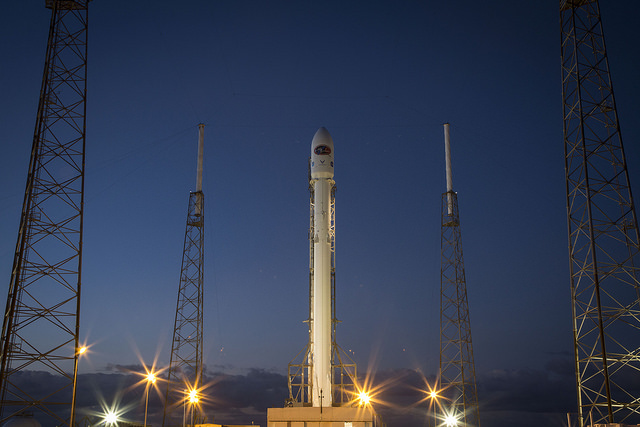
#> input picture samples/src/rocket.jpg, 640 x 427 px; its folder holds only this picture in this run
$ python -i analyze.py   (imports and definitions only)   (older library calls are emulated)
#> lines starting #> are read from the running program, lines starting #| are printed output that depends on the picture; after the words box and inside, x2 and y2 are one past the last pixel; in counts of white or black regions, pixels touching at a corner belong together
### backend/app/config.py
"""Paths and global settings for Al Basmah AI Media Studio."""
import os
from pathlib import Path

ROOT = Path(__file__).resolve().parents[2]
DATA_DIR = Path(os.environ.get("STUDIO_DATA_DIR", ROOT / "data")).resolve()
ORIGINALS = DATA_DIR / "originals"   # uploaded files, never modified (read-only)
META = DATA_DIR / "meta"             # one JSON per uploaded file
THUMBS = DATA_DIR / "thumbs"
OUTPUTS = DATA_DIR / "outputs"       # one folder per job
WORK = DATA_DIR / "work"             # temporary intermediates
JOBS = DATA_DIR / "jobs"
SETTINGS_FILE = DATA_DIR / "settings.json"
FRONTEND = ROOT / "frontend"
FONTS = ROOT / "assets" / "fonts"
FONT_BOLD = str(FONTS / "Cairo-700.ttf")
FONT_REGULAR = str(FONTS / "Cairo-400.ttf")

FFMPEG = os.environ.get("FFMPEG", "ffmpeg")
FFPROBE = os.environ.get("FFPROBE", "ffprobe")
MAX_WORKERS = int(os.environ.get("STUDIO_WORKERS", "2"))
PASSWORD = os.environ.get("STUDIO_PASSWORD", "")  # optional basic-auth password

GOLD = (212, 175, 55)
BLACK = (10, 10, 10)

IMAGE_EXT = {".jpg", ".jpeg", ".png", ".webp", ".tif", ".tiff", ".bmp", ".heic", ".heif"}
VIDEO_EXT = {".mp4", ".mov", ".m4v", ".avi", ".mkv", ".webm", ".3gp"}
AUDIO_EXT = {".mp3", ".wav", ".m4a", ".aac", ".ogg", ".flac"}

for d in (ORIGINALS, META, THUMBS, OUTPUTS, WORK, JOBS):
    d.mkdir(parents=True, exist_ok=True)

### backend/app/imageio.py
"""Image loading helpers (EXIF orientation, HEIC, float conversion)."""
import numpy as np
from PIL import Image, ImageOps

try:
    import pillow_heif
    pillow_heif.register_heif_opener()
#> (this line was passed over: pillow_heif is not available in this run)
except Exception:  # pragma: no cover
    pass

Image.MAX_IMAGE_PIXELS = 200_000_000


def load_image(path: str) -> Image.Image:
    im = Image.open(path)
    im = ImageOps.exif_transpose(im)
    if im.mode not in ("RGB", "RGBA"):
        im = im.convert("RGBA" if "A" in im.getbands() else "RGB")
    return im


# [6 lines left out: function to_float, not called in this run]


def to_pil(a: np.ndarray) -> Image.Image:
    return Image.fromarray((np.clip(a, 0, 1) * 255.0 + 0.5).astype(np.uint8), "RGB")

### backend/app/photo.py
"""Photo engine: tone/colour, geometry (straighten + vertical perspective), object removal
(OpenCV inpainting on a user-drawn mask), framing for social formats, logo/watermark and
the real-estate info card. Originals are only read, never written."""
import base64
import io
import math

import cv2
import numpy as np
from PIL import Image, ImageDraw, ImageFilter

from . import config
from .imageio import load_image, to_float, to_pil
from .overlay import font, render_property_card
from .styles import PHOTO_DEFAULTS

# ---------------------------------------------------------------- helpers

def luminance(a: np.ndarray) -> np.ndarray:
    return a[..., 0] * 0.2126 + a[..., 1] * 0.7152 + a[..., 2] * 0.0722


def smoothstep(e0, e1, x):
    t = np.clip((x - e0) / (e1 - e0), 0, 1)
    return t * t * (3 - 2 * t)


# [8 lines left out: function fast_blur, not called in this run]


# ---------------------------------------------------------------- geometry

def detect_verticals(rgb: np.ndarray):
    """Returns (lines, w, h) where each line = (x_mid, lean, length). lean = dx/dy (top minus bottom)."""
    h, w = rgb.shape[:2]
    scale = min(1.0, 1200.0 / max(h, w))
    small = cv2.resize(rgb, (int(w * scale), int(h * scale)), interpolation=cv2.INTER_AREA)
    gray = cv2.cvtColor((small * 255).astype(np.uint8) if small.dtype != np.uint8 else small, cv2.COLOR_RGB2GRAY)
    gray = cv2.GaussianBlur(gray, (3, 3), 0)
    edges = cv2.Canny(gray, 50, 150)
    sh, sw = gray.shape
    lines = cv2.HoughLinesP(edges, 1, np.pi / 360, threshold=40, minLineLength=sh // 16, maxLineGap=6)
    out = []
    if lines is None:
        return out, sw, sh
    for x1, y1, x2, y2 in np.asarray(lines).reshape(-1, 4).astype(float):
        if y1 > y2:  # make (x1,y1) the top point
            x1, y1, x2, y2 = x2, y2, x1, y1
        dy = y2 - y1
        if dy < 5:
            continue
        lean = (x1 - x2) / dy
        if abs(lean) > 0.25:
            continue
        out.append(((x1 + x2) / 2.0, lean, math.hypot(x2 - x1, dy)))
    return out, sw, sh


def auto_geometry(rgb: np.ndarray) -> dict:
    """Fits lean(x) = a*(x-cx)/w + b over near-vertical lines.
    b -> rotation, a -> converging verticals (keystone)."""
    lines, w, h = detect_verticals(rgb)
    res = {"rotate": 0.0, "perspective_v": 0.0, "lines": len(lines), "confident": False}
    if len(lines) < 6:
        return res
    L = np.array(lines, dtype=np.float64)
    X = np.stack([(L[:, 0] - w / 2) / w, np.ones(len(L))], 1)
    y, wt = L[:, 1], L[:, 2]
    keep = np.ones(len(L), bool)
    coef = np.zeros(2)
    for _ in range(4):
        if keep.sum() < 6:
            return res
        W = np.sqrt(wt[keep])
        coef, *_ = np.linalg.lstsq(X[keep] * W[:, None], y[keep] * W, rcond=None)
        r = np.abs(y - X @ coef)
        mad = np.median(r[keep]) + 1e-4
        keep = r < max(3 * mad, 0.01)
    a, b = coef
    rot = math.degrees(math.atan(b))
    pv_raw = -a * h / (2 * w)
    pv = float(np.clip(pv_raw, -0.2, 0.2))
    kept_frac = float(wt[keep].sum() / wt.sum())
    rms = float(np.sqrt(np.average((y[keep] - X[keep] @ coef) ** 2, weights=wt[keep])))
    # Only trust the fit when most line length agrees with one model (architecture);
    # photos of objects/people produce scattered lines and are left untouched.
    confident = bool(keep.sum() >= 8 and kept_frac >= 0.5 and rms < 0.02 and abs(rot) < 7.5 and abs(pv_raw) < 0.2)
    res.update(rotate=round(rot, 2) if abs(rot) >= 0.3 else 0.0,
               perspective_v=round(pv, 3) if abs(pv) >= 0.01 else 0.0,
               lines=int(keep.sum()), kept_fraction=round(kept_frac, 2), rms=round(rms, 4),
               confident=confident)
    return res


# [50 lines left out: functions rotated_rect_max, apply_geometry, decode_mask, not called in this run]


def inpaint(rgb8: np.ndarray, mask: np.ndarray) -> np.ndarray:
    radius = max(3, int(min(rgb8.shape[:2]) * 0.006))
    return cv2.inpaint(rgb8, mask, radius, cv2.INPAINT_TELEA)


# ---------------------------------------------------------------- tone & colour

# [90 lines left out: functions denoise8, apply_tone, sharpen, not called in this run]


# ---------------------------------------------------------------- framing / branding

FORMATS = {
    "original": None,
    "instagram_post": (1080, 1350),
    "square": (1080, 1080),
    "story": (1080, 1920),
    "landscape": (1920, 1080),
    "landscape_4k": (3840, 2160),
    "web": 2048,          # long edge
    "whatsapp": 1600,     # long edge, lighter JPEG
}


# [101 lines left out: functions frame_image, place_logo, text_watermark, process, not called in this run]

### backend/app/styles.py
"""Style presets for photos and videos. Every preset only applies global tone/colour
adjustments: nothing here adds, removes or reshapes objects in the property."""

STYLES = ["natural", "real_estate", "luxury", "cinematic", "night"]

PHOTO_DEFAULTS = {
    "exposure": 0.0, "contrast": 0.0, "highlights": 0.0, "shadows": 0.0,
    "saturation": 0.0, "vibrance": 0.0, "warmth": 0.0, "tint": 0.0,
    "clarity": 0.0, "sharpen": 0.0, "denoise": 0.0, "vignette": 0.0,
    "teal_orange": 0.0, "golden": 0.0,
    "auto_wb": False, "auto_levels": False,
    "rotate": 0.0, "perspective_v": 0.0,
}

PHOTO_STYLES = {
    "natural": {"auto_wb": True, "auto_levels": True, "contrast": 0.05, "vibrance": 0.12,
                "clarity": 0.1, "sharpen": 0.25},
    "real_estate": {"auto_wb": True, "auto_levels": True, "exposure": 0.1, "shadows": 0.35,
                    "highlights": -0.4, "contrast": 0.08, "vibrance": 0.18, "saturation": 0.03,
                    "clarity": 0.15, "sharpen": 0.25},
    "luxury": {"auto_levels": True, "shadows": 0.2, "highlights": -0.3, "contrast": 0.18,
               "saturation": -0.05, "warmth": 0.2, "golden": 0.5, "clarity": 0.2,
               "sharpen": 0.3, "vignette": 0.3},
    "cinematic": {"auto_levels": True, "contrast": 0.22, "saturation": -0.12, "teal_orange": 0.6,
                  "highlights": -0.3, "shadows": 0.1, "clarity": 0.15, "sharpen": 0.2,
                  "vignette": 0.4},
    "night": {"auto_wb": True, "exposure": 0.35, "shadows": 0.5, "highlights": -0.4,
              "denoise": 0.6, "vibrance": 0.15, "contrast": 0.06, "clarity": 0.1, "sharpen": 0.15},
}

VIDEO_DEFAULTS = {
    "brightness": 0.0, "contrast": 1.0, "saturation": 1.0, "gamma": 1.0,
    "warmth": 0.0, "teal_orange": 0.0, "vignette": 0.0, "sharpen": 0.0,
    "denoise": 0.0, "letterbox": False,
}

VIDEO_STYLES = {
    "natural": {"contrast": 1.04, "saturation": 1.06, "sharpen": 0.2},
    "real_estate": {"brightness": 0.02, "contrast": 1.07, "saturation": 1.15, "gamma": 1.06,
                    "sharpen": 0.35},
    "luxury": {"contrast": 1.12, "saturation": 1.02, "warmth": 0.5, "vignette": 0.4, "sharpen": 0.3},
    "cinematic": {"contrast": 1.15, "saturation": 0.92, "teal_orange": 0.7, "vignette": 0.5,
                  "letterbox": True, "sharpen": 0.2},
    "night": {"brightness": 0.05, "gamma": 1.3, "contrast": 1.05, "saturation": 1.1,
              "denoise": 0.6, "sharpen": 0.15},
}


def photo_style(name: str) -> dict:
    p = dict(PHOTO_DEFAULTS)
    p.update(PHOTO_STYLES.get(name, {}))
    return p


# [4 lines left out: function video_style, not called in this run]

### backend/app/analyze.py
"""AI Auto Editor: measures each file (exposure, contrast, colour cast, noise, sharpness,
tilt, camera shake) and derives a style + editable settings from the measurements."""
import math
import subprocess
import tempfile
from pathlib import Path

import cv2
import numpy as np
from PIL import Image

from . import config
from .imageio import load_image
from .photo import auto_geometry, luminance
from .styles import photo_style, video_style


def noise_sigma(gray8: np.ndarray) -> float:
    """Immerkaer fast noise variance estimate (0..255 scale)."""
    h, w = gray8.shape
    M = np.array([[1, -2, 1], [-2, 4, -2], [1, -2, 1]], np.float32)
    conv = cv2.filter2D(gray8.astype(np.float32), -1, M)
    return float(np.sum(np.abs(conv[1:-1, 1:-1])) * math.sqrt(math.pi / 2) / (6 * (w - 2) * (h - 2)))


def image_stats(rgb8: np.ndarray, full_res_crop: np.ndarray | None = None) -> dict:
    h, w = rgb8.shape[:2]
    s = min(1.0, 1024 / max(h, w))
    small = cv2.resize(rgb8, (int(w * s), int(h * s)), interpolation=cv2.INTER_AREA)
    a = small.astype(np.float32) / 255
    L = luminance(a)
    lab = cv2.cvtColor(a, cv2.COLOR_RGB2Lab)
    chroma = np.sqrt(lab[..., 1] ** 2 + lab[..., 2] ** 2)
    mid = (lab[..., 0] > 15) & (lab[..., 0] < 92) & (chroma < 25)   # near-neutral pixels
    hsv = cv2.cvtColor(small, cv2.COLOR_RGB2HSV)
    gray_full = cv2.cvtColor(full_res_crop if full_res_crop is not None else small, cv2.COLOR_RGB2GRAY)
    return {
        "brightness": round(float(L.mean()), 3),
        "median": round(float(np.median(L)), 3),
        "p2": round(float(np.percentile(L, 2)), 3),
        "p98": round(float(np.percentile(L, 98)), 3),
        "contrast": round(float(L.std()), 3),
        "clipped_highlights": round(float((L > 0.98).mean() * 100), 2),
        "clipped_shadows": round(float((L < 0.02).mean() * 100), 2),
        "saturation": round(float(hsv[..., 1].mean() / 255), 3),
        "cast_a": round(float(lab[..., 1][mid].mean()) if mid.any() else 0.0, 2),
        "cast_b": round(float(lab[..., 2][mid].mean()) if mid.any() else 0.0, 2),
        "noise": round(noise_sigma(gray_full), 2),
        "sharpness": round(float(cv2.Laplacian(cv2.cvtColor(small, cv2.COLOR_RGB2GRAY), cv2.CV_64F).var()), 1),
    }


def choose_style(st: dict) -> tuple[str, list]:
    reasons = []
    if st["median"] < 0.2 or st["brightness"] < 0.2:
        reasons.append({"ar": "الصورة داكنة جدًا (تصوير ليلي أو إضاءة ضعيفة)", "en": "Very dark image (night / low light)"})
        return "night", reasons
    reasons.append({"ar": "إضاءة كافية: نمط العقارات يعطي صورة واضحة ومشرقة بألوان حقيقية",
                    "en": "Adequate light: Real Estate style gives a bright, true-to-life result"})
    return "real_estate", reasons


def adapt_photo(style: str, st: dict, geo: dict | None) -> tuple[dict, list]:
    p = photo_style(style)
    notes = []
    target = 0.42
    ev = math.log2(target / max(st["median"], 0.02)) * 0.55
    ev = float(np.clip(ev, -0.6, 1.2))
    if abs(ev) > 0.08:
        p["exposure"] = round(ev + 0.3 * p["exposure"], 2)
        notes.append({"ar": f"تعديل التعريض {ev:+.2f} EV", "en": f"Exposure {ev:+.2f} EV"})
    if st["clipped_highlights"] > 1.5:
        p["highlights"] = min(p["highlights"], -0.55)
        notes.append({"ar": "استرجاع تفاصيل المناطق الساطعة (النوافذ والسماء)", "en": "Recover bright areas (windows/sky)"})
    if st["p2"] < 0.03:
        p["shadows"] = max(p["shadows"], 0.45)
        notes.append({"ar": "رفع تفاصيل الظلال", "en": "Lift shadow detail"})
    if abs(st["cast_a"]) > 2.5 or abs(st["cast_b"]) > 4:
        p["auto_wb"] = True
        notes.append({"ar": "تصحيح توازن الأبيض (يوجد ميل لوني)", "en": "White balance correction (colour cast found)"})
    n = st["noise"]
    if n > 3.0:  # texture (wood, stone) also raises the estimate, so stay conservative
        p["denoise"] = round(float(max(p["denoise"], np.clip((n - 3) / 8, 0.15, 0.7))), 2)
        p["sharpen"] = round(p["sharpen"] * 0.6, 2)
        notes.append({"ar": f"إزالة التشويش (مستوى الضوضاء {n})", "en": f"Noise reduction (noise level {n})"})
    if st["saturation"] < 0.15:
        p["vibrance"] = round(p["vibrance"] + 0.15, 2)
    elif st["saturation"] > 0.5:
        p["vibrance"] = round(p["vibrance"] - 0.15, 2)
        p["saturation"] = round(p["saturation"] - 0.05, 2)
    if st["contrast"] < 0.15:
        p["contrast"] = round(p["contrast"] + 0.08, 2)
    if geo and geo.get("confident"):
        p["rotate"], p["perspective_v"] = geo["rotate"], geo["perspective_v"]
        if geo["rotate"] or geo["perspective_v"]:
            notes.append({"ar": f"تصحيح الميلان {geo['rotate']}° والمنظور العمودي {geo['perspective_v']}",
                          "en": f"Straighten {geo['rotate']}° and vertical perspective {geo['perspective_v']}"})
    return p, notes


def analyze_photo(path: str, style: str | None = None) -> dict:
    im = load_image(path).convert("RGB")
    rgb8 = np.asarray(im)
    h, w = rgb8.shape[:2]
    c = 512
    crop = rgb8[max(0, h // 2 - c):h // 2 + c, max(0, w // 2 - c):w // 2 + c]
    st = image_stats(rgb8, crop)
    small = np.asarray(im.resize((min(w, 1600), int(h * min(w, 1600) / w))))
    geo = auto_geometry(small.astype(np.float32) / 255)
    auto_style, reasons = choose_style(st)
    used = style if style and style != "auto" else auto_style
    params, notes = adapt_photo(used, st, geo)
    return {"stats": st, "geometry": geo, "suggested_style": auto_style, "style": used,
            "reasons": reasons, "adjustments": notes, "params": params}


# ---------------------------------------------------------------- video

# [64 lines left out: functions _frames, shake_score, analyze_video, not called in this run]

>>> result = analyze_photo('../../samples/src/rocket.jpg')
#> in load_image, im is the input picture: PIL image 640x427 RGB; mean R, G, B 52.3, 61.3, 82.3
#> in luminance, `return a[..., 0] * 0.2126 + a[..., 1] * 0.7152 + a[..., 2] * 0.0722`:
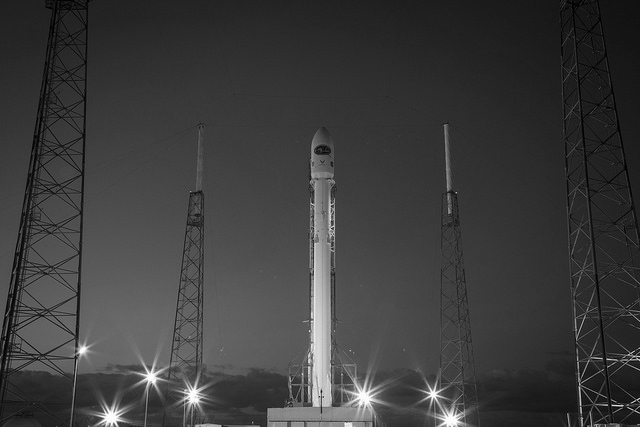
#> returned value: shape (427, 640) float32; min 0, max 1, mean 0.239
#> in image_stats, `chroma = np.sqrt(lab[..., 1] ** 2 + lab[..., 2] ** 2)`:
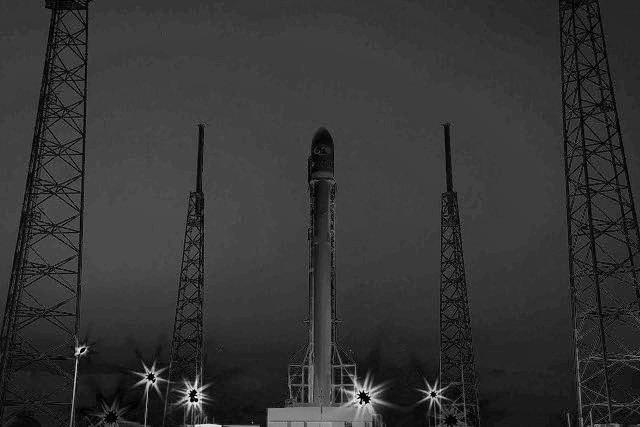
#> chroma: shape (427, 640) float32; min 0, max 87.09, mean 18.3; drawn with min black and max white
#> in image_stats, `mid = (lab[..., 0] > 15) & (lab[..., 0] < 92) & (chroma < 25)`:
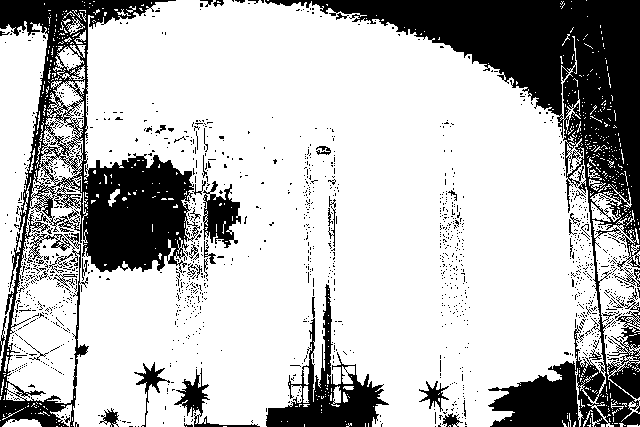
#> mid: shape (427, 640) bool; 74% white; 1401 black regions (1357 under 20 px), largest, box (x1, y1, x2, y2) and area: (265, 0, 640, 427) 35309, (0, 0, 200, 427) 22186, (266, 284, 389, 427) 4844
#> in noise_sigma, `conv = cv2.filter2D(gray8.astype(np.float32), -1, M)`:
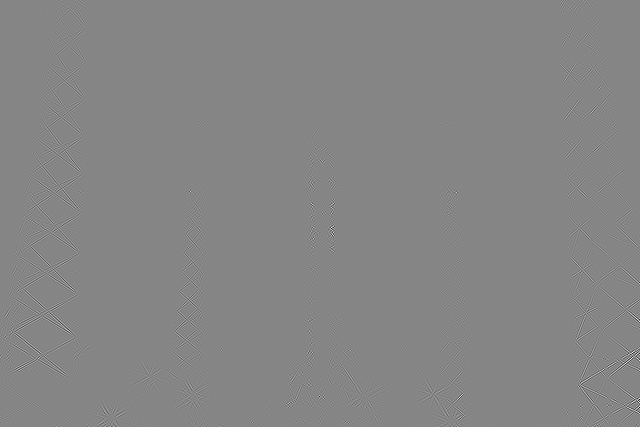
#> conv: shape (427, 640) float32; min -616, max 558, mean 0; drawn with min black and max white
#> in analyze_photo, `st = image_stats(rgb8, crop)`: st = 12 items
#> in detect_verticals, `edges = cv2.Canny(gray, 50, 150)`:
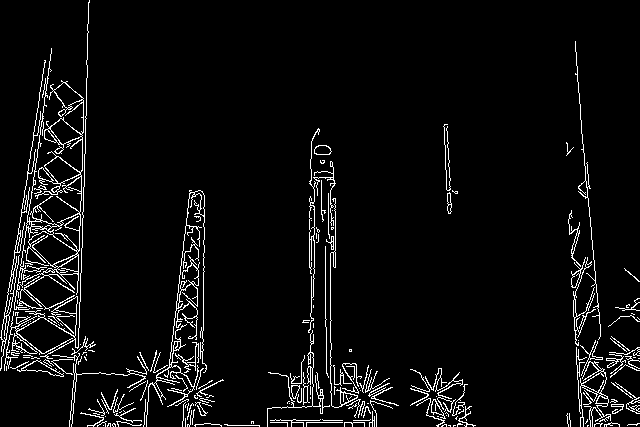
#> edges: shape (427, 640); 4.9% white in thin lines or dots
#> in detect_verticals, `lines = cv2.HoughLinesP(edges, 1, np.pi / 360, threshold=40, minLineLe..`: lines = 129 rows, first 6: [76, 324, 79, 226], [78, 356, 82, 218], [0, 370, 23, 226], [580, 116, 600, 333], [164, 366, 205, 370], [86, 373, 127, 375]
#> the loop in detect_verticals, `for x1, y1, x2, y2 in np.asarray(lines).reshape(-1, 4).astype(float):` made 129 passes
#> (x1, y1, x2, y2, dy, lean) on passes 1, 2, 3, 4, 7, 8, 11, 12: (79, 226, 76, 324, 98, 0.0306), (82, 218, 78, 356, 138, 0.029), (23, 226, 0, 370, 144, 0.16), (580, 116, 600, 333, 217, -0.0922), (31, 191, 4, 370, 179, 0.151), (198, 254, 195, 367, 113, 0.0265), (330, 253, 330, 342, 89, 0), (45, 60, 26, 185, 125, 0.152)
#> after the loop in detect_verticals, `for x1, y1, x2, y2 in np.asarray(lines).reshape(-1, 4).astype(float):`: out = 67 items, first 6: (77.5, 0.0306, 98.05), (80, 0.029, 138.1), (11.5, 0.16, 145.8), (590, -0.0922, 217.9), (17.5, 0.151, 181), (196.5, 0.0265, 113)
#> in auto_geometry, `lines, w, h = detect_verticals(rgb)`: lines has the same summary as out in detect_verticals; w = 640; h = 427
#> in auto_geometry, `res = {"rotate": 0.0, "perspective_v": 0.0, "lines": len(lines), "conf..`: res = {'rotate': 0, 'perspective_v': 0, 'lines': 67, 'confident': False}
#> in auto_geometry, `L = np.array(lines, dtype=np.float64)`: L = 67 rows, first 8: [77.5, 0.0306, 98.05], [80, 0.029, 138.1], [11.5, 0.16, 145.8], [590, -0.0922, 217.9], [17.5, 0.151, 181], [196.5, 0.0265, 113], [330, 0, 89], [35.5, 0.152, 126.4]
#> in auto_geometry, `X = np.stack([(L[:, 0] - w / 2) / w, np.ones(len(L))], 1)`: X = 67 pairs, first value -0.483 to 0.422, second value 1 to 1
#> in auto_geometry, `y, wt = L[:, 1], L[:, 2]`: y = 67 values, max 0.229 at index 41, min -0.0922 at index 3, mean 0.0721; wt = 67 values, max 244.4 at index 11, min 26.02 at index 53, mean 69.14
#> the loop in auto_geometry, `for _ in range(4):` made 4 passes
#> (coef, mad) on passes 1 to 4: ([-0.265, 0.0118], 0.0268), ([-0.286, 0.019], 0.021), ([-0.286, 0.0195], 0.0209), ([-0.286, 0.0195], 0.0209)
#> in auto_geometry, `a, b = coef`: a = -0.286; b = 0.0195
#> in auto_geometry, `rot = math.degrees(math.atan(b))`: rot = 1.12
#> in auto_geometry, `pv_raw = -a * h / (2 * w)`: pv_raw = 0.0955
#> in auto_geometry, `kept_frac = float(wt[keep].sum() / wt.sum())`: kept_frac = 0.862
#> in auto_geometry, `rms = float(np.sqrt(np.average((y[keep] - X[keep] @ coef) ** 2, weight..`: rms = 0.0258
#> in auto_geometry, `confident = bool(keep.sum() >= 8 and kept_frac >= 0.5 and rms < 0.02 a..`: confident = False
#> in analyze_photo, `geo = auto_geometry(small.astype(np.float32) / 255)`: geo = {'rotate': 1.12, 'perspective_v': 0.096, 'lines': 55, 'confident': False, 'kept_fraction': 0.86, 'rms': 0.0258}
#> in analyze_photo, `auto_style, reasons = choose_style(st)`: auto_style = 'real_estate'; reasons = 1 item
#> in analyze_photo, `used = style if style and style != "auto" else auto_style`: used = 'real_estate'
#> in adapt_photo, `ev = math.log2(target / max(st["median"], 0.02)) * 0.55`: ev = 0.528
#> in adapt_photo, `n = st["noise"]`: n = 1.96
#> in analyze_photo, `params, notes = adapt_photo(used, st, geo)`: params = 18 items; notes = 2 items
#> result = 7 items
